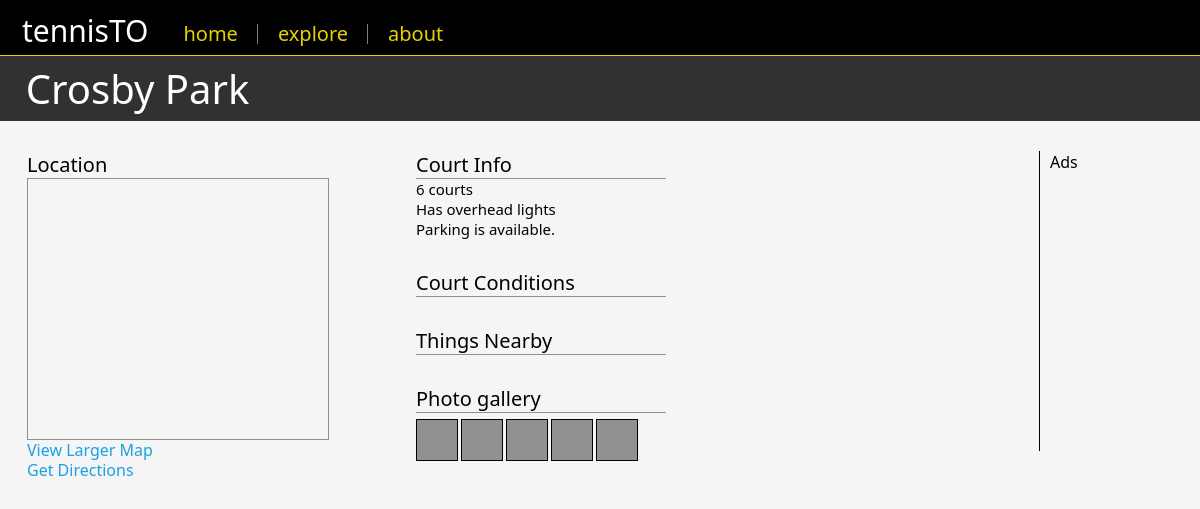
The page /courts/view/crosby_park/ on the database its author committed.
### CourtInfo/models.py (models this page shows, shortened)
class Court(models.Model):
    name = models.CharField(max_length=100)
    street_address = models.CharField(max_length=150, blank=True)
    city = models.ForeignKey(City)
    geo_position = GeopositionField()
    slug = models.SlugField(unique=True)
    photosynth_url = models.URLField(blank=True)
    fallback_image_url = models.URLField(blank=True)
    is_public = models.BooleanField(default=True)
    number_of_courts = models.IntegerField(default=2, blank=True)
    has_lights = models.BooleanField(default=True)
    surface_type = models.IntegerField(default=4, choices=SURFACE_TYPE_CHOICES)
    court_info = models.TextField(blank=True)
    court_condition = models.TextField(blank=True)
    def court_info_html(self):
        return self.court_info.replace('\n', '<br>')
    def court_condition_html(self):
        return self.court_condition.replace('\n', '<br>')
    def full_address(self):
        cityName = self.city.name
        provinceName = self.city.province.name
        if self.street_address:
            return '{0}, {1}'.format(self.street_address, self.city.full_address())
        else:
            return '{0}, {1}'.format(self.name, self.city.full_address())
    class Meta:
        verbose_name = 'court'
        verbose_name_plural = 'courts'

### CourtInfo/views.py (the view)
# urls.py: url(r'^view/(?P<slug>[\w-]+)/$', views.viewCourtInfo, name='viewCourtInfo'),
def viewCourtInfo(request, slug):
    try:
        court = Court.objects.get(slug = slug)
    except Court.DoesNotExist:
        raise Http404
    context = {'court': court}
    return render(request, 'CourtInfo/court_info_view.html', context)

### CourtInfo/models.py (called while the page is built)
    def full_address(self):
        if self.short_name:
            return '{0}, {1}'.format(self.short_name, self.country.name)
        else:
            return '{0}, {1}'.format(self.name, self.country.name)

    def full_address(self):
        return '{0}, {1}'.format(self.name, self.province.full_address())

### CourtInfo/templates/CourtInfo/court_info_view.html (shortened to what this page needs)
{% extends "base.html" %}
{% block content %}
<div style="color:white; width:100%; font-size:40px; background-color:#313131; margin-top:0px; border:0px; padding-left:5px; padding-top:5px; padding-bottom:5px;">
  &nbsp; {{ court.name }}
</div>
<div class="SpacerLarge"> </div>
<div style="float:right; width:150px; padding-left:10px; border-left:solid 1px black; height:300px;">
    Ads
</div>
<div style="float:left; min-width:300px; padding-left:27px;">
    <div class="TextTitle2Style">
        Location
    </div>
    <div id="mapviewer">
        <div id="map-canvas" style="width:300px; height:260px; border: 1px solid #919191;"></div>
        <div id="LME_maplinks" style="line-height:20px;">
            <a id="LME_largerMap" href="https://maps.google.com/maps?q={{ court.full_address }}" target="_blank">
                View Larger Map
            </a><br>
            <a id="LME_directions" href="https://maps.google.com/maps?daddr={{ court.full_address }}" target="_blank">
                Get Directions
            </a>
        </div>
    </div>
</div>
<div style="float:left; min-width:400px; padding-left:87px;">
    <div class="TextTitle2Style" style="border-bottom:solid 1px #919191; width:250px;">
        Court Info
    </div>
    <div class="TextNormalStyle">
        {{ court.number_of_courts }} courts <br>
        {% if court.has_lights %}
            Has overhead lights <br>
        {% else %}
            No overhead lights <br>
        {% endif %}
        {{ court.court_info_html|safe }}
    </div>
    <div class="SpacerLarge"> </div>
    <div class="TextTitle2Style" style="border-bottom:solid 1px #919191; width:250px;">
        Court Conditions
    </div>
    <div class="SpacerLarge"> </div>
    <div class="TextTitle2Style" style="border-bottom:solid 1px #919191; width:250px;">
        Things Nearby
    </div>
    <div class="SpacerLarge"> </div>
    <div class="TextTitle2Style" style="border-bottom:solid 1px #919191; width:250px;">
        Photo gallery
    </div>
    <div class="SpacerSmall"> </div>
    <div style="float:left; width:40px; height:40px; border: 1px solid black; background-color:#919191; "> </div>
    <div style="float:left; width:40px; height:40px; border: 1px solid black; background-color:#919191; margin-left:3px;"> </div>
    <div style="float:left; width:40px; height:40px; border: 1px solid black; background-color:#919191; margin-left:3px;"> </div>
    <div style="float:left; width:40px; height:40px; border: 1px solid black; background-color:#919191; margin-left:3px;"> </div>
    <div style="float:left; width:40px; height:40px; border: 1px solid black; background-color:#919191; margin-left:3px;"> </div>
    <div class="SpacerLarge"> </div>
    <div class="SpacerLarge"> </div>
    <div class="SpacerLarge"> </div>
</div>
{% endblock %}

### static/tennisTO.css (style rules this page uses)
body { margin: 0; padding: 0; border: 0; height: 100%; background-color: WhiteSmoke; overflow-x : hidden; font-family: "Segoe UI", "Segoe UI Web Regular", "Segoe UI Symbol", "Helvetica Neue", "BBAlpha Sans", "S60 Sans", Arial, "sans-serif"; }

### static/controls.css (style rules this page uses)
.TextTitle2Style { font-size: 20px; }
.TextNormalStyle { font-size: 15px; }
.SpacerLarge { height: 30px; }
.SpacerSmall { height: 6px; }
a { color:#1BA1E2; }
a:link { text-decoration:none; }

### rows shown on the page
Court: name "Crosby Park", number_of_courts "6", court_info_html "Parking is available."
